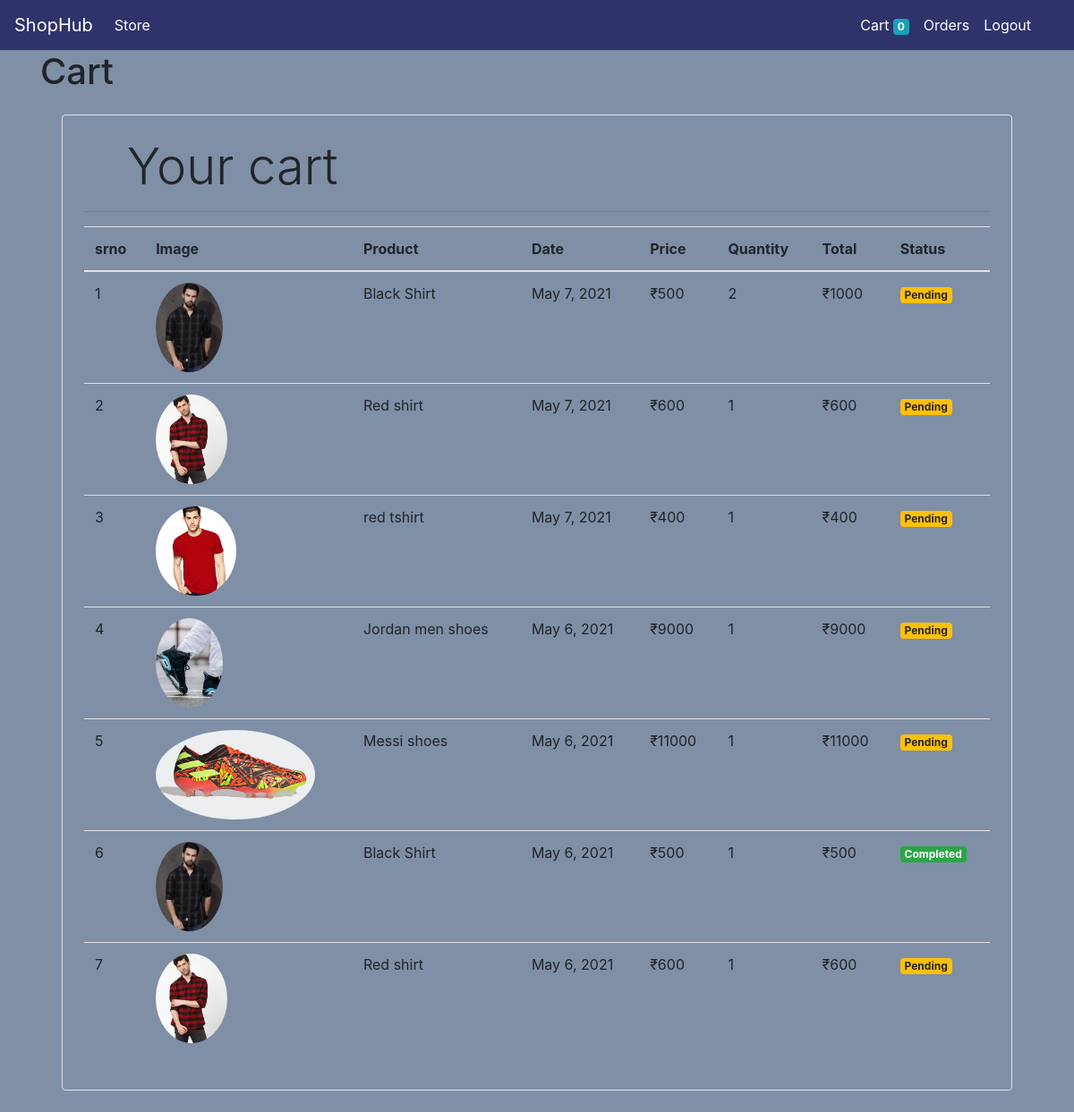
Screenshot of /orders (signed in) with the database file from the repository.
### store/models/orders.py (models this page shows, shortened)
class Order(models.Model):
    product = models.ForeignKey(Product, on_delete=models.CASCADE)
    customer = models.ForeignKey(Customer, on_delete=models.CASCADE)
    price = models.IntegerField()
    address = models.CharField(max_length=100)
    phone = models.CharField(max_length=12)
    quantity = models.IntegerField()
    date = models.DateField(default=datetime.datetime.today)
    status = models.BooleanField(default=False)
    @staticmethod
    def get_orders_by_customer(customer_id):
        return Order.objects.filter(customer=customer_id).order_by('-date')

### store/models/product.py (models this page shows, shortened)
class Product(models.Model):
    name = models.CharField(max_length=50)
    price = models.IntegerField(default=0)
    category = models.ForeignKey(Category, on_delete=models.CASCADE, default=1)
    description = models.CharField(max_length=150, default="", null=True, blank=True)
    image = models.ImageField(upload_to="uploads/products/", max_length=200)

### store/middlewares/auth.py (the view)
    def middleware(request):
        if not request.session.get('customer'):
            return_url = request.META['PATH_INFO']
            return redirect(f'login?return_url={return_url}')
        response = get_response(request)
        return response

### store/templatetags/cart.py (called while the page is built)
@register.filter(name='multiply')
def multiply(num1, num2):
    return num1*num2

### store/templatetags/custom_filters.py (called while the page is built)
@register.filter(name="currency")
def currency(price):
    return '₹' + str(price)

### store/views/orders.py (called while the page is built)
    def get(self, request):
        customer = request.session.get('customer')
        orders = Order.get_orders_by_customer(customer)
        print(orders)
        return render(request, 'orders.html',{'orders':orders})

### store/templates/orders.html
{% extends 'base.html' %}
{% load cart %}
{% load custom_filters %}
{% block content %}
<div class="container">
    <h1>Cart</h1>
<div class="border rounded p-4 m-4">
    <p class="display-4 pl-4 ml-4">Your cart</p>
    <hr>
    <table class="table">
        <thead>
            <tr>
                <th>srno</th>
                <th>Image</th>
                <th>Product</th>
                <th>Date</th>
                <th>Price</th>
                <th>Quantity</th>
                <th>Total</th>
                <th>Status</th>
            </tr>
        </thead>
        <tbody>
            {% for order in orders %}
            <tr>
                <td>{{forloop.counter}}</td>
                <td><img src="{{order.product.image.url}}" class="rounded-circle" style="height:100px"></td>
                <td>{{order.product.name}}</td>
                <td>{{order.date}}</td>
                <td>{{order.price|currency}}</td>
                <td>{{order.quantity}}</td>
                <td>{{order.price|multiply:order.quantity|currency}}</td>
                {% if order.status %}
                <td><small class="badge badge-success">Completed</small></td>
                {% else %}
                <td><small class="badge badge-warning">Pending</small></td>
                {% endif %}
            </tr>
            {% endfor %}
        </tbody>
    </table>
</div>
{% endblock %}

### rows the page displays
Order: product.image (picture), product.name "Black Shirt", date "May 7, 2021", price "₹500", quantity "2", price|multiply "₹1000", status "Pending"
Order: product.image (picture), product.name "Red shirt", date "May 7, 2021", price "₹600", quantity "1", price|multiply "₹600", status "Pending"
Order: product.image (picture), product.name "red tshirt", date "May 7, 2021", price "₹400", quantity "1", price|multiply "₹400", status "Pending"
Order: product.image (picture), product.name "Jordan men shoes", date "May 6, 2021", price "₹9000", quantity "1", price|multiply "₹9000", status "Pending"
Order: product.image (picture), product.name "Messi shoes", date "May 6, 2021", price "₹11000", quantity "1", price|multiply "₹11000", status "Pending"
Order: product.image (picture), product.name "Black Shirt", date "May 6, 2021", price "₹500", quantity "1", price|multiply "₹500", status "Completed"
Order: product.image (picture), product.name "Red shirt", date "May 6, 2021", price "₹600", quantity "1", price|multiply "₹600", status "Pending"

### other values shown
{{ request.session.cart.keys|length }} "0"
